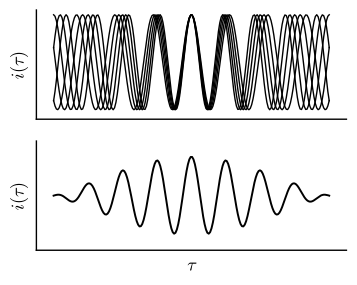

This figure's Python source:
from plotTools import *

fig, ax = pl.subplots(2, sharex=True)
UnBox(ax[0])
UnBox(ax[1])
x=linspace(-8*pi,8*pi,200)
sum=zeros_like(x)
for wnum in linspace(0.9,1.1,5):
    y=cos(wnum*x)
    sum+=y
    ax[0].plot(x,y,"k",lw=1.0)
ax[0].set_ylim(-1.2,1.1)
ax[0].set_xlim(-9*pi,9*pi)
ax[0].set_xticks([])
ax[0].set_yticks([])
ax[1].set_xticks([])
ax[1].set_yticks([])
ax[1].plot(x,sum,"k")
ax[1].set_ylim(-7,7)
ax[1].set_xlabel(r"$\tau$")
ax[1].set_ylabel(r"$i(\tau)$")
ax[0].set_ylabel(r"$i(\tau)$")
#Monochrome()
SaveFigure("polychromatic.pdf")
